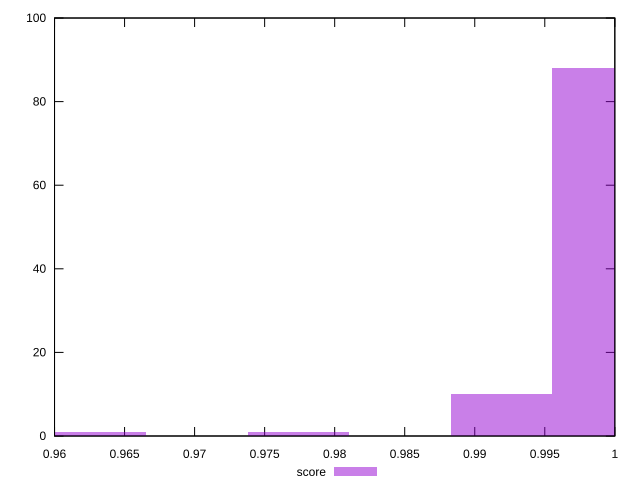

This chart was generated by the following gnuplot code:
reset

$score <<EOF
0.9991445221359573 88
0.9919043444393199 10
0.9629436336527704 1
0.9774239890460451 1
EOF

set key outside below
set boxwidth 0.0072401776966373715
set xrange [0.96:1]
set yrange [0:100]
set trange [0:100]
set style fill transparent solid 0.5 noborder
set terminal svg size 640, 490 enhanced background rgb 'white'
set output "report_00017_2021-02-10T15-08-03.406Z/mainthread-work-breakdown/samples/pages+cached+noadtech+nomedia/score/histogram.svg"

plot $score title "score" with boxes

reset
